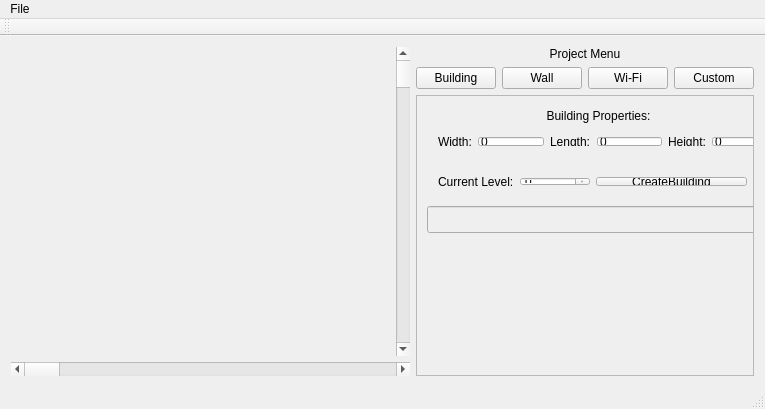
<?xml version="1.0" encoding="UTF-8"?>
<ui version="4.0">
 <class>MainWindow</class>
 <widget class="QMainWindow" name="MainWindow">
  <property name="windowModality">
   <enum>Qt::ApplicationModal</enum>
  </property>
  <property name="geometry">
   <rect>
    <x>0</x>
    <y>0</y>
    <width>765</width>
    <height>409</height>
   </rect>
  </property>
  <property name="sizePolicy">
   <sizepolicy hsizetype="Fixed" vsizetype="Preferred">
    <horstretch>0</horstretch>
    <verstretch>0</verstretch>
   </sizepolicy>
  </property>
  <property name="windowTitle">
   <string>Wi-Fi Map Editor</string>
  </property>
  <property name="windowIcon">
   <iconset>
    <normaloff>../../Рабочий стол/icon.png</normaloff>../../Рабочий стол/icon.png</iconset>
  </property>
  <property name="autoFillBackground">
   <bool>false</bool>
  </property>
  <property name="dockNestingEnabled">
   <bool>false</bool>
  </property>
  <property name="unifiedTitleAndToolBarOnMac">
   <bool>false</bool>
  </property>
  <widget class="QWidget" name="centralWidget">
   <layout class="QHBoxLayout" name="horizontalLayout_9">
    <item>
     <layout class="QVBoxLayout" name="verticalLayout_2">
      <item>
       <layout class="QHBoxLayout" name="horizontalLayout_6">
        <item>
         <widget class="GLWidget" name="editorWidget" native="true">
          <property name="sizePolicy">
           <sizepolicy hsizetype="Expanding" vsizetype="Preferred">
            <horstretch>0</horstretch>
            <verstretch>0</verstretch>
           </sizepolicy>
          </property>
         </widget>
        </item>
        <item>
         <widget class="QScrollBar" name="verticalScrollBar">
          <property name="orientation">
           <enum>Qt::Vertical</enum>
          </property>
         </widget>
        </item>
       </layout>
      </item>
      <item>
       <widget class="QScrollBar" name="horizontalScrollBar">
        <property name="orientation">
         <enum>Qt::Horizontal</enum>
        </property>
       </widget>
      </item>
     </layout>
    </item>
    <item>
     <layout class="QVBoxLayout" name="verticalLayout">
      <item>
       <widget class="QLabel" name="label">
        <property name="text">
         <string>Project Menu</string>
        </property>
        <property name="alignment">
         <set>Qt::AlignCenter</set>
        </property>
       </widget>
      </item>
      <item>
       <layout class="QHBoxLayout" name="horizontalLayout">
        <item>
         <widget class="QPushButton" name="buildingButton">
          <property name="text">
           <string>Building</string>
          </property>
          <property name="checkable">
           <bool>true</bool>
          </property>
         </widget>
        </item>
        <item>
         <widget class="QPushButton" name="wallButton">
          <property name="text">
           <string>Wall</string>
          </property>
          <property name="checkable">
           <bool>true</bool>
          </property>
         </widget>
        </item>
        <item>
         <widget class="QPushButton" name="wifiButton">
          <property name="text">
           <string>Wi-Fi</string>
          </property>
          <property name="checkable">
           <bool>true</bool>
          </property>
         </widget>
        </item>
        <item>
         <widget class="QPushButton" name="customButton">
          <property name="text">
           <string>Custom</string>
          </property>
          <property name="checkable">
           <bool>true</bool>
          </property>
         </widget>
        </item>
       </layout>
      </item>
      <item>
       <widget class="QScrollArea" name="scrollArea">
        <property name="sizePolicy">
         <sizepolicy hsizetype="Preferred" vsizetype="Expanding">
          <horstretch>0</horstretch>
          <verstretch>0</verstretch>
         </sizepolicy>
        </property>
        <property name="widgetResizable">
         <bool>true</bool>
        </property>
        <widget class="QWidget" name="scrollAreaWidgetContents">
         <property name="geometry">
          <rect>
           <x>0</x>
           <y>0</y>
           <width>358</width>
           <height>269</height>
          </rect>
         </property>
         <widget class="QLabel" name="label_2">
          <property name="geometry">
           <rect>
            <x>6</x>
            <y>10</y>
            <width>351</width>
            <height>20</height>
           </rect>
          </property>
          <property name="text">
           <string>Building Properties:</string>
          </property>
          <property name="alignment">
           <set>Qt::AlignCenter</set>
          </property>
         </widget>
         <widget class="QWidget" name="layoutWidget">
          <property name="geometry">
           <rect>
            <x>10</x>
            <y>30</y>
            <width>362</width>
            <height>31</height>
           </rect>
          </property>
          <layout class="QHBoxLayout" name="horizontalLayout_5">
           <item>
            <layout class="QHBoxLayout" name="horizontalLayout_3">
             <item>
              <widget class="QLabel" name="label_3">
               <property name="text">
                <string>Width:</string>
               </property>
              </widget>
             </item>
             <item>
              <widget class="QLineEdit" name="widthEdit">
               <property name="text">
                <string>0</string>
               </property>
               <property name="placeholderText">
                <string/>
               </property>
              </widget>
             </item>
            </layout>
           </item>
           <item>
            <layout class="QHBoxLayout" name="horizontalLayout_2">
             <item>
              <widget class="QLabel" name="label_4">
               <property name="text">
                <string>Length:</string>
               </property>
              </widget>
             </item>
             <item>
              <widget class="QLineEdit" name="lengthEdit">
               <property name="text">
                <string>0</string>
               </property>
              </widget>
             </item>
            </layout>
           </item>
           <item>
            <layout class="QHBoxLayout" name="horizontalLayout_4">
             <item>
              <widget class="QLabel" name="label_5">
               <property name="text">
                <string>Height:</string>
               </property>
              </widget>
             </item>
             <item>
              <widget class="QLineEdit" name="heightEdit">
               <property name="text">
                <string>0</string>
               </property>
              </widget>
             </item>
            </layout>
           </item>
          </layout>
         </widget>
         <widget class="QWidget" name="layoutWidget">
          <property name="geometry">
           <rect>
            <x>10</x>
            <y>70</y>
            <width>331</width>
            <height>31</height>
           </rect>
          </property>
          <layout class="QHBoxLayout" name="horizontalLayout_8">
           <item>
            <layout class="QHBoxLayout" name="horizontalLayout_7">
             <item>
              <widget class="QLabel" name="label_6">
               <property name="text">
                <string>Current Level:</string>
               </property>
              </widget>
             </item>
             <item>
              <widget class="QSpinBox" name="currentLevelSpinBox"/>
             </item>
            </layout>
           </item>
           <item>
            <widget class="QPushButton" name="createButton">
             <property name="text">
              <string>CreateBuilding</string>
             </property>
            </widget>
           </item>
          </layout>
         </widget>
         <widget class="QLineEdit" name="nameEdit">
          <property name="enabled">
           <bool>false</bool>
          </property>
          <property name="geometry">
           <rect>
            <x>10</x>
            <y>110</y>
            <width>331</width>
            <height>27</height>
           </rect>
          </property>
         </widget>
         <zorder>layoutWidget</zorder>
         <zorder>label_2</zorder>
         <zorder>layoutWidget</zorder>
         <zorder>nameEdit</zorder>
        </widget>
       </widget>
      </item>
     </layout>
    </item>
   </layout>
   <zorder></zorder>
  </widget>
  <widget class="QMenuBar" name="menuBar">
   <property name="geometry">
    <rect>
     <x>0</x>
     <y>0</y>
     <width>765</width>
     <height>25</height>
    </rect>
   </property>
   <property name="sizePolicy">
    <sizepolicy hsizetype="Expanding" vsizetype="Minimum">
     <horstretch>0</horstretch>
     <verstretch>0</verstretch>
    </sizepolicy>
   </property>
   <property name="defaultUp">
    <bool>false</bool>
   </property>
   <property name="nativeMenuBar">
    <bool>false</bool>
   </property>
   <widget class="QMenu" name="menuFile">
    <property name="title">
     <string>File</string>
    </property>
    <addaction name="actionNew"/>
    <addaction name="actionOpen"/>
    <addaction name="actionSave"/>
    <addaction name="actionSave_as"/>
    <addaction name="actionExport"/>
    <addaction name="separator"/>
    <addaction name="actionExit"/>
   </widget>
   <addaction name="menuFile"/>
  </widget>
  <widget class="QToolBar" name="mainToolBar">
   <property name="sizePolicy">
    <sizepolicy hsizetype="Preferred" vsizetype="Fixed">
     <horstretch>0</horstretch>
     <verstretch>0</verstretch>
    </sizepolicy>
   </property>
   <property name="autoFillBackground">
    <bool>true</bool>
   </property>
   <property name="allowedAreas">
    <set>Qt::AllToolBarAreas</set>
   </property>
   <attribute name="toolBarArea">
    <enum>TopToolBarArea</enum>
   </attribute>
   <attribute name="toolBarBreak">
    <bool>false</bool>
   </attribute>
  </widget>
  <widget class="QStatusBar" name="statusBar"/>
  <action name="actionNew">
   <property name="text">
    <string>New</string>
   </property>
   <property name="shortcut">
    <string>Ctrl+N</string>
   </property>
  </action>
  <action name="actionOpen">
   <property name="text">
    <string>Open</string>
   </property>
   <property name="shortcut">
    <string>Ctrl+O</string>
   </property>
  </action>
  <action name="actionSave">
   <property name="text">
    <string>Save</string>
   </property>
   <property name="shortcut">
    <string>Ctrl+S</string>
   </property>
  </action>
  <action name="actionSave_as">
   <property name="text">
    <string>Save as</string>
   </property>
   <property name="shortcut">
    <string>, Ctrl+Shift+S</string>
   </property>
  </action>
  <action name="actionExit">
   <property name="text">
    <string>Exit</string>
   </property>
   <property name="shortcut">
    <string>Ctrl+Q</string>
   </property>
  </action>
  <action name="actionAs_Text">
   <property name="text">
    <string>As Text</string>
   </property>
  </action>
  <action name="actionExport">
   <property name="text">
    <string>Export</string>
   </property>
   <property name="shortcut">
    <string>Ctrl+E</string>
   </property>
  </action>
 </widget>
 <layoutdefault spacing="6" margin="11"/>
 <customwidgets>
  <customwidget>
   <class>GLWidget</class>
   <extends>QWidget</extends>
   <header>glwidget.h</header>
   <container>1</container>
  </customwidget>
 </customwidgets>
 <resources/>
 <connections/>
</ui>
